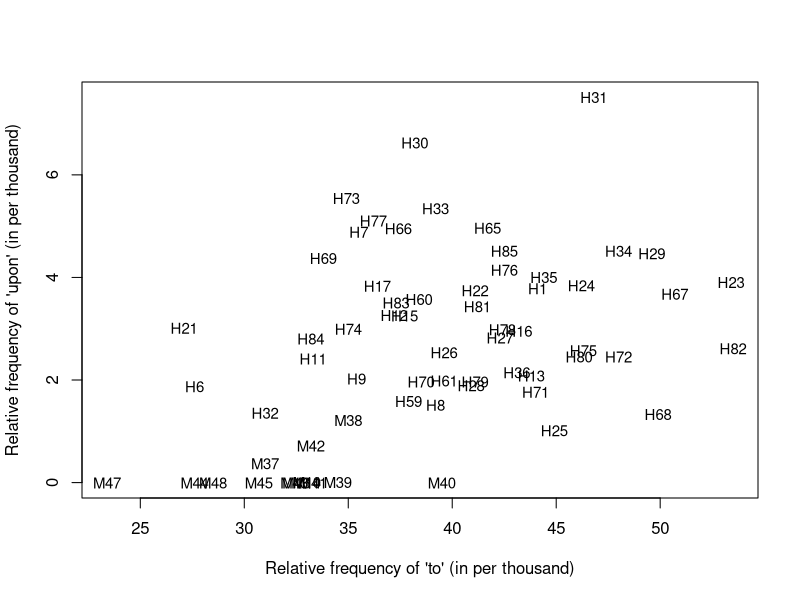

Write R code to recreate this figure. (Note: this script raises an error after producing the figure.)
# 
# Example for the SVM model:  The Federalist Papers
#
# See Section 6.5.3
#
options(digits = 4)
mydata <- read.table("./Data/FederalistFung.txt", header=TRUE,
                     row.names=1)
dim(mydata)
decIndex  <- dim(mydata)[2]
predIndex <- decIndex - 1
# View some points
mydata[c(1, 51, 52, 65, 66, 77), c(1:decIndex)]
aRange <- 1:65        # Only articles written by Hamilton & Madison 
aTestRange <- 66:77   # The 12 test articles
# 
# Plot all articles according to the frequencies of "to" and "upon"
# Measured in per thousand
#
aVar1 <- 1; aVar2 <- 2
plot(mydata[aRange, aVar1], mydata[aRange, aVar2],
     xlab = "Relative frequency of 'to' (in per thousand)",
     ylab = "Relative frequency of 'upon' (in per thousand)",
     col = c("red", "blue")[mydata[aRange,decIndex]],
     pch = c(18, 19)[mydata[aRange,decIndex]])
# The labels for each article 
text(mydata[aRange, aVar1], mydata[aRange, aVar2], cex=0.9, col="black",
     labels=row.names(mydata[aRange,]))
#
# To obtain the Figure 6.2 see below (6 points must be removed)
#
# Load the library for the SVM 
library(e1071)
#
# Call the SVM, linear kernel
#
svmfit = svm(decision~., data=mydata[aRange,],
             kernel="linear", cost=10, scale=F)
summary(svmfit)
# The list of the support vectors
svmfit$index
# The support vectors
mydata[svmfit$index,]
# Prediction for the 12 disputed articles
pred <- predict(svmfit, mydata[aTestRange,])
pred
sum(pred==mydata[aTestRange,decIndex])

#
# Prediction on Papers #49, #50 and #51
#
newData <- data.frame(to=c(34.6, 24.5, 25.6),
                upon=c(0.0, 0.908, 0.0),
                would=c(13.4, 9.99, 4.7))
pred <- predict(svmfit, newData)
pred

